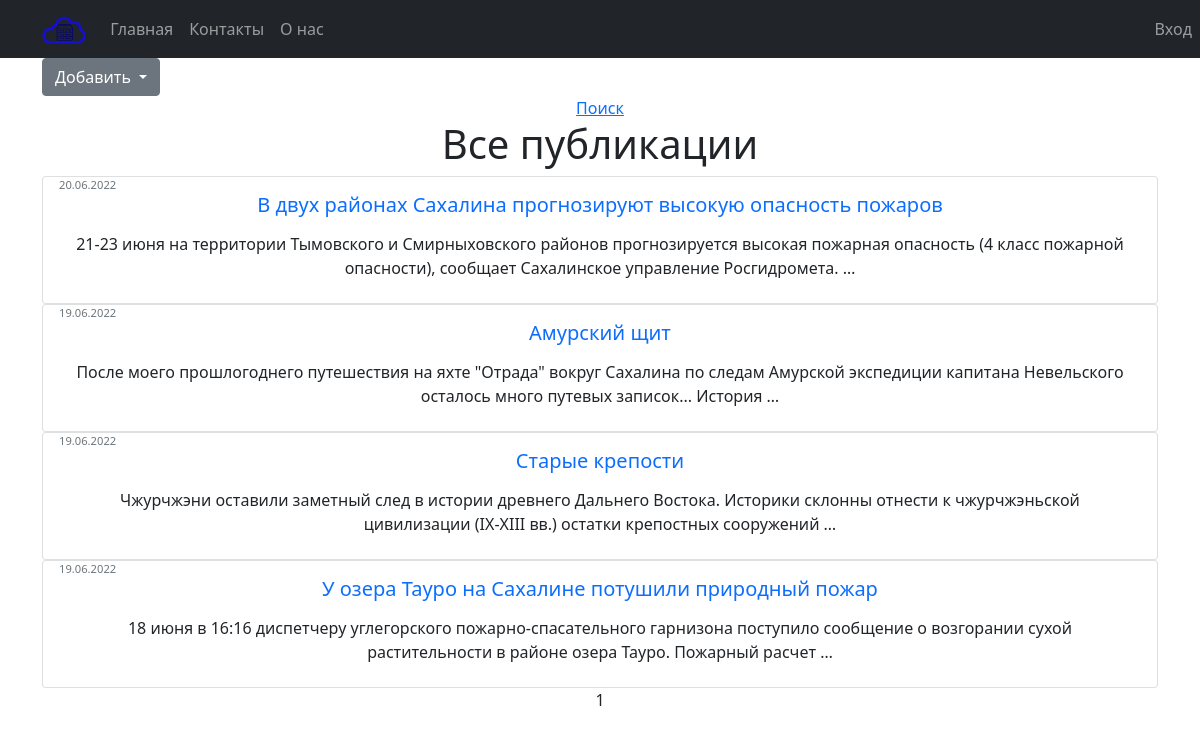
/, run on an earlier commit of the app's database.
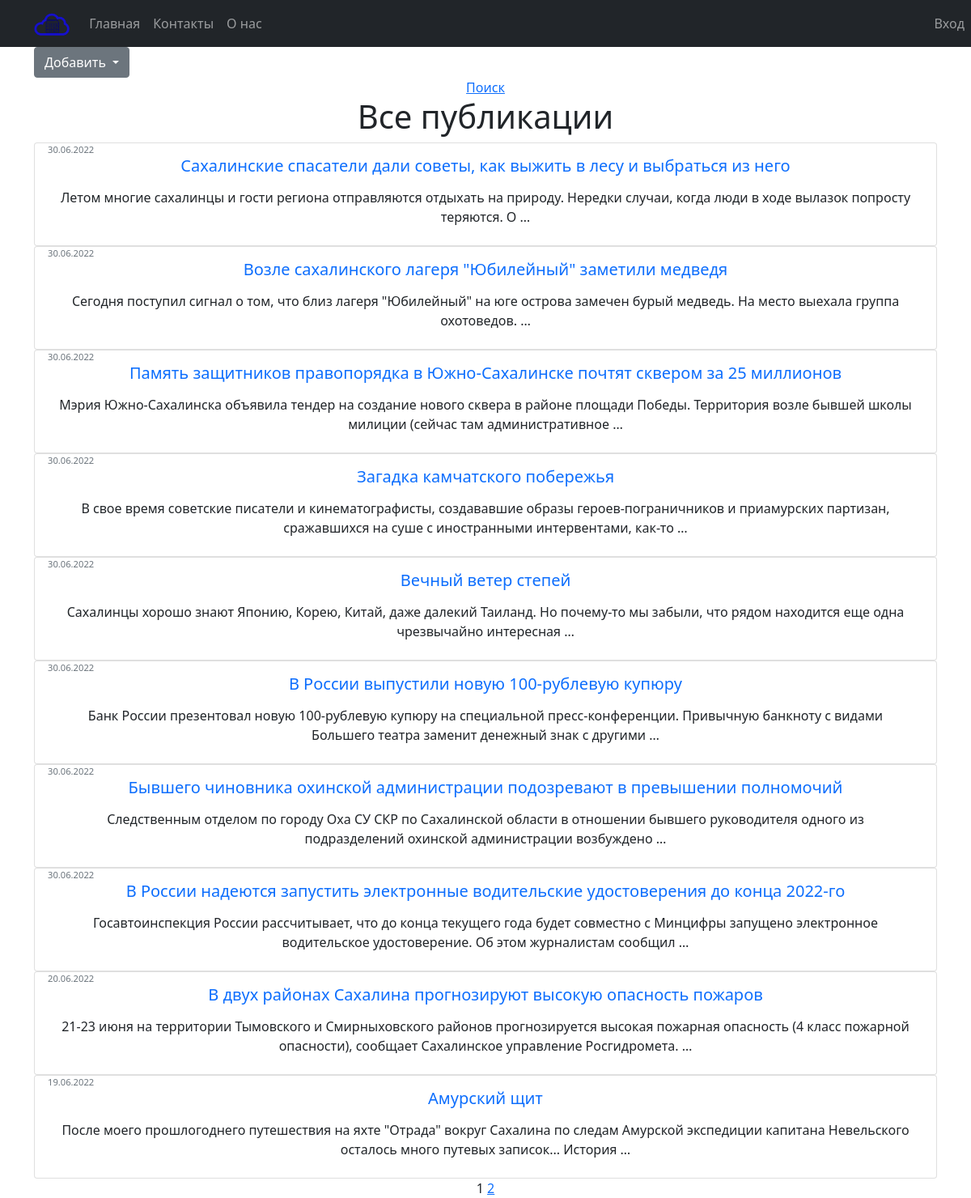
And on a later commit of the database.
### news/models.py (models this page shows, shortened)
class Post(models.Model):
    NEWS = 1
    ARTICLE = 2
    choice_list = [(NEWS, "Новость"), (ARTICLE, "Статья")]
    author = models.ForeignKey(Author, on_delete=models.CASCADE, related_name='user_posts')
    type_post = models.IntegerField(default=1, choices=choice_list)
    date_create = models.DateTimeField(auto_now_add=True)
    date_update = models.DateTimeField(auto_now=True)
    category = models.ManyToManyField(Category, through='PostCategory', related_name='categories')
    title = models.CharField(max_length=255)
    text = models.TextField()
    rating = models.IntegerField(default=0)

### news/views.py (the view)
# urls.py: path('', NewsList.as_view(), name='post_list'),
class NewsList(ListView):
    model = Post
    ordering = '-date_create'
    template_name = 'post/posts.html'
    context_object_name = 'posts'
    paginate_by = 10
    def get_queryset(self):
        queryset = super().get_queryset()
        self.filterset = PostFilter(self.request.GET, queryset)
        return self.filterset.qs
    def get_context_data(self, **kwargs):
        context = super().get_context_data(**kwargs)
        context['filterset'] = self.filterset
        context['search'] = 'search' in self.request.path
        return context

### news/templatetags/custom_filters.py (called while the page is built)
@register.filter()
def censor(value):
    words = censor_words.get_words()
    text_words=value.split(' ')
    for i, word in enumerate(text_words):
        if word.lower() in words:
            text_words[i] = word[0]+'*'*(len(word)-1)
    return ' '.join(text_words)

### templates/post/posts.html (shortened to what this page needs)
{% extends 'default.html' %}
{% load custom_filters %}
{% block content %}
<div class="dropdown text-start">
  <button class="btn btn-secondary dropdown-toggle" type="button" id="dropdownMenuButton" data-toggle="dropdown" aria-haspopup="true" aria-expanded="false">
    Добавить
  </button>
</div>
   {% if search %}
       <form action="" method="get">
           {{ filterset.form.as_p }}
           <input type="submit" value="Найти" />
           <input type="button" value="Закрыть" onclick="location.assign('/news')"/>
       </form>
       <h1>Результат поиска публикаций</h1>
   {% else %}
        <a href='/news/search'>Поиск<a>
        <h1>Все публикации</h1>
   {% endif %}
{% if posts %}
    {% for post in posts %}
            <div class="card w-100">
              <div class="card-body">
                <h5 class="card-title text-primary">{{ post.title|censor }}</h5>
                <div style="position: absolute;  top: 0;    font-size: 0.7rem;}" class="card-text text-secondary text-start">
                    {{ post.date_create|date:'d.m.Y' }}
                </div>
                 <a href="/view/{{ post.pk }}" class="btn">
                    <p class="card-text text-dark">{{ post.text|truncatewords:20|censor }}</p>
                  </a>
              </div>
            </div>
    {% endfor %}
{% else %}
    Новостей нет
{% endif %}
   {{ page_obj.number }}
   {% if page_obj.has_next %}
       <a href="?page={{ page_obj.next_page_number }}">{{ page_obj.next_page_number }}</a>
   {% endif %}
{% endblock content %}

What changed in the data, as far as the page shows it:
no longer on this page (row unchanged): Post: title|censor "Старые крепости", date_create "19.06.2022", text|censor "Чжурчжэни оставили заметный след в истории древнего Дальнего Востока. Историки склонны отнести к чжурчжэньской цивилизации (IX-XIII вв.) остатки крепостных сооружений …"
no longer on this page (row unchanged): Post: title|censor "У озера Тауро на Сахалине потушили природный пожар", date_create "19.06.2022", text|censor "18 июня в 16:16 диспетчеру углегорского пожарно-спасательного гарнизона поступило сообщение о возгорании сухой растительности в районе озера Тауро. Пожарный расчет …"
added Post: title|censor "Сахалинские спасатели дали советы, как выжить в лесу и выбраться из него", date_create "30.06.2022", text|censor "Летом многие сахалинцы и гости региона отправляются отдыхать на природу. Нередки случаи, когда люди в ходе вылазок попросту теряются. О …"
added Post: title|censor "Возле сахалинского лагеря \"Юбилейный\" заметили медведя", date_create "30.06.2022", text|censor "Сегодня поступил сигнал о том, что близ лагеря \"Юбилейный\" на юге острова замечен бурый медведь. На место выехала группа охотоведов. …"
added Post: title|censor "Память защитников правопорядка в Южно-Сахалинске почтят сквером за 25 миллионов", date_create "30.06.2022", text|censor "Мэрия Южно-Сахалинска объявила тендер на создание нового сквера в районе площади Победы. Территория возле бывшей школы милиции (сейчас там административное …"
added Post: title|censor "Загадка камчатского побережья", date_create "30.06.2022", text|censor "В свое время советские писатели и кинематографисты, создававшие образы героев-пограничников и приамурских партизан, сражавшихся на суше с иностранными интервентами, как-то …"
added Post: title|censor "Вечный ветер степей", date_create "30.06.2022", text|censor "Сахалинцы хорошо знают Японию, Корею, Китай, даже далекий Таиланд. Но почему-то мы забыли, что рядом находится еще одна чрезвычайно интересная …"
added Post: title|censor "В России выпустили новую 100-рублевую купюру", date_create "30.06.2022", text|censor "Банк России презентовал новую 100-рублевую купюру на специальной пресс-конференции. Привычную банкноту с видами Большего театра заменит денежный знак с другими …"
added Post: title|censor "Бывшего чиновника охинской администрации подозревают в превышении полномочий", date_create "30.06.2022", text|censor "Cледственным отделом по городу Оха СУ СКР по Сахалинской области в отношении бывшего руководителя одного из подразделений охинской администрации возбуждено …"
added Post: title|censor "В России надеются запустить электронные водительские удостоверения до конца 2022-го", date_create "30.06.2022", text|censor "Госавтоинспекция России рассчитывает, что до конца текущего года будет совместно с Минцифры запущено электронное водительское удостоверение. Об этом журналистам сообщил …"
Also different on the page:
{{ page_obj.next_page_number }}: (not shown) → "2"
